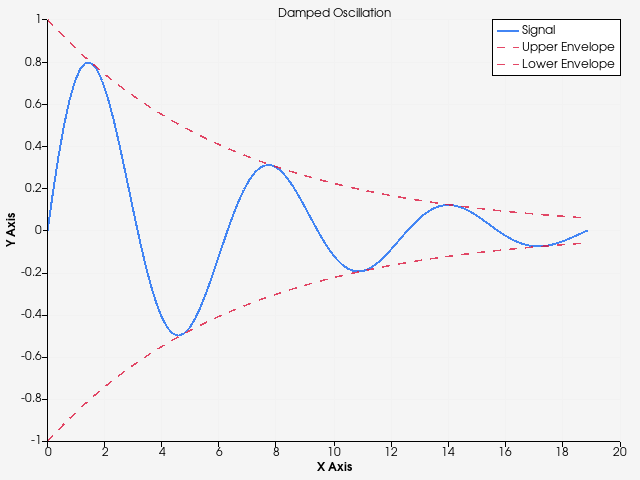

The Python source for this figure:
#!/usr/bin/env python

# Plot of a damped sine wave with its decay envelope using a chart overlay.

import math

# Factory overrides: importing these modules registers the OpenGL rendering
# and interaction style implementations for vtkRenderingCore factory classes.
import vtkmodules.vtkInteractionStyle  # noqa: F401
import vtkmodules.vtkRenderingContextOpenGL2  # noqa: F401
import vtkmodules.vtkRenderingOpenGL2  # noqa: F401

# VTK pipeline classes used in this example
from vtkmodules.vtkChartsCore import (
    vtkChart,
    vtkChartXY,
)
from vtkmodules.vtkCommonCore import vtkFloatArray
from vtkmodules.vtkCommonDataModel import vtkTable
from vtkmodules.vtkRenderingContext2D import vtkContextActor
from vtkmodules.vtkRenderingCore import (
    vtkRenderWindow,
    vtkRenderWindowInteractor,
    vtkRenderer,
)

# Colors (normalized RGB)
white_smoke_rgb = (0.961, 0.961, 0.961)

# Data: a damped sine wave with upper and lower envelopes
table = vtkTable()

arr_x = vtkFloatArray()
arr_x.SetName("X")
table.AddColumn(arr_x)

arr_signal = vtkFloatArray()
arr_signal.SetName("Signal")
table.AddColumn(arr_signal)

arr_upper = vtkFloatArray()
arr_upper.SetName("Upper Envelope")
table.AddColumn(arr_upper)

arr_lower = vtkFloatArray()
arr_lower.SetName("Lower Envelope")
table.AddColumn(arr_lower)

num_points = 100
table.SetNumberOfRows(num_points)
for i in range(num_points):
    x = i * 6.0 * math.pi / (num_points - 1)
    decay = math.exp(-0.15 * x)
    table.SetValue(i, 0, x)
    table.SetValue(i, 1, decay * math.sin(x))
    table.SetValue(i, 2, decay)
    table.SetValue(i, 3, -decay)

# Chart: create a 2D XY chart with signal and envelope lines
chart = vtkChartXY()
chart.SetShowLegend(True)
chart.SetTitle("Damped Oscillation")

# Signal line
signal = chart.AddPlot(vtkChart.LINE)
signal.SetInputData(table, 0, 1)
signal.SetColor(66, 133, 244, 255)
signal.SetWidth(2.0)

# Upper envelope (dashed)
upper = chart.AddPlot(vtkChart.LINE)
upper.SetInputData(table, 0, 2)
upper.SetColor(220, 20, 60, 200)
upper.SetWidth(1.5)
upper.GetPen().SetLineType(2)

# Lower envelope (dashed)
lower = chart.AddPlot(vtkChart.LINE)
lower.SetInputData(table, 0, 3)
lower.SetColor(220, 20, 60, 200)
lower.SetWidth(1.5)
lower.GetPen().SetLineType(2)

# ContextActor: overlay the chart on the normal VTK rendering pipeline
context_actor = vtkContextActor()
context_actor.GetScene().AddItem(chart)

# Renderer: assemble the scene
renderer = vtkRenderer()
renderer.SetBackground(white_smoke_rgb)
renderer.AddActor(context_actor)
context_actor.GetScene().SetRenderer(renderer)

# Window: display the rendered scene
render_window = vtkRenderWindow()
render_window.AddRenderer(renderer)
render_window.SetWindowName("area plot")
render_window.SetMultiSamples(0)
render_window.SetSize(640, 480)

# Interactor: handle mouse and keyboard events
render_window_interactor = vtkRenderWindowInteractor()
render_window_interactor.SetRenderWindow(render_window)

# Launch the interactive visualization
render_window_interactor.Initialize()
render_window_interactor.Start()
